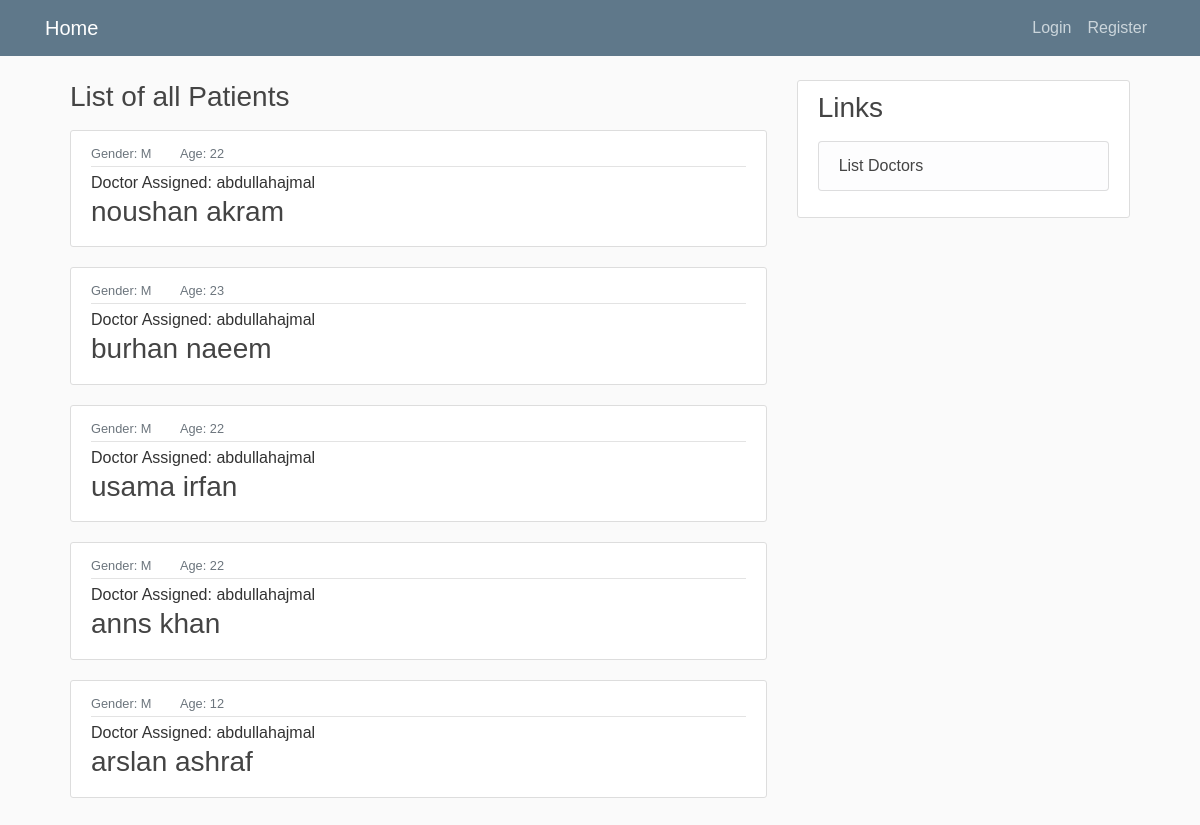
The page /listpats/abdullahajmal/ on the database its author committed.
### hospital_app/models.py (models this page shows, shortened)
class Patient(models.Model):
    MALE = 'M'
    FEMALE = 'F'
    GENDER = [(MALE,'Male'),(FEMALE, 'Female')]
    doc = models.ForeignKey(User, on_delete=models.CASCADE)
    first = models.CharField(max_length = 50)
    last = models.CharField(max_length = 50, blank=True)
    age = models.PositiveIntegerField(validators=[MaxValueValidator(80), MinValueValidator(1)])
    gender = models.CharField(max_length = 1, choices=GENDER)

### hospital_app/views.py (the view)
# urls.py: path('listpats/<str:username>/', PatListView.as_view(), name='Pat-List')
class PatListView(ListView):
    model = Patient
    template_name = 'hospital_app/pat_view.html'
    context_object_name = 'pats'
    paginate_by = 5
    def get_queryset(self):
        user = get_object_or_404(User, username=self.kwargs.get('username'))
        return user.patient_set.all()

### hospital_app/templates/hospital_app/pat_view.html (shortened to what this page needs)
{% extends "hospital_app/base.html" %}
{% block content %}
    <h3 class="mb-3">List of all Patients</h3>
        {% for pat in pats %}
        <article class="media content-section">
          <div class="media-body">
            <div class="article-metadata">
              <small class="text-muted mr-4">Gender: {{ pat.gender }}</small>
                <small class="text-muted">Age: {{ pat.age }}</small>
            </div>
            Doctor Assigned: {{ pat.doc.username }}<a class="mr-4 article-title" href="#"></a>
            <h3><a class="mr-4 article-title" href="{% url 'Pat-Report' pat.id %}"> {{ pat.first }} {{ pat.last }}  </a></h3>
          </div>
        </article>
    {% endfor %}
{% endblock content %}

### hospital_app/templates/hospital_app/base.html (shortened to what this page needs)
{% load static %}
<!DOCTYPE html>
    <head>
        <link rel="stylesheet" href="https://maxcdn.bootstrapcdn.com/bootstrap/4.0.0/css/bootstrap.min.css">
        <link rel="stylesheet" href="{% static 'hospital_app/main.css' %}">
    </head>
    <body>
        <header class="site-header">
            <nav class="navbar navbar-expand-md navbar-dark bg-steel fixed-top">
                <div class="container">
                    <a class="navbar-brand display-3 mr-4" href="{% url 'Hospital-Home' %}">Home</a>
                    <div class="collapse navbar-collapse" id="navbarToggle">
                        <div class="navbar-nav">
                            {% if user.is_authenticated %}
                                <a class="nav-item nav-link" href="{% url 'patient-create' %}">Add Patient</a>
                                <a class="nav-item nav-link mr-5" href="{% url 'report-create' %}">New Report</a>
                                <a class="nav-item nav-link" href="{% url 'profile' %}">{{ user }}</a>
                                <a class="nav-item nav-link" href="{% url 'logout' %}">Logout</a>
                            {% else %}
                                <a class="nav-item nav-link" href="{% url 'login' %}">Login</a>
                                <a class="nav-item nav-link" href="{% url 'register' %}">Register</a>
                            {% endif %}
                        </div>
                    </div>
                </div>
            </nav>
        </header>
        <div class="container">
                <div class="row">
                    <div class="col-lg-8">
                            {% block content %}{% endblock %}
                    </div>
                    <div class="col-md-4">
                            <div class="content-section">
                              <h3>Links</h3>
                              <p class='text-muted'>
                                <ul class="list-group">
                                  <li class="list-group-item list-group-item-light"><a class="article-title" href="{% url 'Doc-List' %}">List Doctors</a></li>
                                </ul>
                              </p>
                            </div>
                          </div>
                </div>
        </div>
    </body>
</html>

### hospital_app/static/hospital_app/main.css (style rules this page uses)
.row { margin-top:40px; padding: 0 10px; }
* { box-sizing: border-box; }
.row { margin: 7px 0px ; width: 100%; }
.row:after { content: ""; display: table; clear: both; }
body { background: #fafafa; color: #333333; margin-top: 5rem; font-family: Arial, Helvetica, sans-serif; }
h1, h2, h3, h4, h5, h6 { color: #444444; }
ul { margin: 0; }
.bg-steel { background-color: #5f788a; }
.site-header .navbar-nav .nav-link { color: #cbd5db; }
.content-section { background: #ffffff; padding: 10px 20px; border: 1px solid #dddddd; border-radius: 3px; margin-bottom: 20px; }
.article-title { color: #444444; }
.article-metadata { padding-bottom: 1px; margin-bottom: 4px; border-bottom: 1px solid #e3e3e3 }

### rows shown on the page
Patient: gender "M", age "22", doc.username "abdullahajmal", first "noushan", last "akram"
Patient: gender "M", age "23", doc.username "abdullahajmal", first "burhan", last "naeem"
Patient: gender "M", age "22", doc.username "abdullahajmal", first "usama", last "irfan"
Patient: gender "M", age "22", doc.username "abdullahajmal", first "anns", last "khan"
Patient: gender "M", age "12", doc.username "abdullahajmal", first "arslan", last "ashraf"
